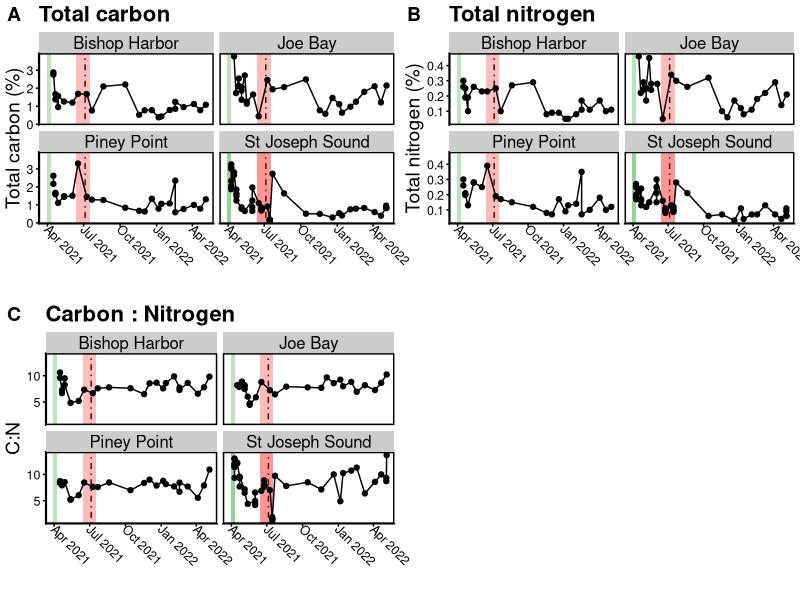

Write the R code that produced this figure. (Note: this script raises an error after producing the figure.)
## ---- chunk 1
library(tidyverse)
library(readxl)
library(lubridate)
library(cowplot)
library(knitr)
library(ggtext)


knitr::opts_chunk$set(echo = TRUE)


## ---- chunk 2
#raw_POM<-readxl::read_excel("../../Data/UF_SIL/Full_PP_GFF_data.xlsx", sheet = 1)

raw_POM<-read.csv("./Data/SPM_Frontiers.csv")

noNA_date<-raw_POM[!is.na(raw_POM$Date), ]  
noNA_date$`wt %N`<-as.numeric(noNA_date$`wt..N`)
noNA_date$`wt %C`<-as.numeric(noNA_date$`wt..C`)
noNA_date<-mutate(noNA_date, CN=`wt..C`/`wt..N`)
noNA_date$Date<-mdy(noNA_date$Date)

noNA_noBlank<-filter(noNA_date, Location!="Blank")

noNA_onlysites<-filter(noNA_date, Location==("Piney Point")
                       |Location==("Bishop Harbor")
                       |Location==("Joe Bay")
                       |Location==("St Joseph Sound"))


## ---- chunk 3

#generate C, N, C:N plot
C<-ggplot(noNA_onlysites, aes(Date, `wt %C`))+
  geom_vline(xintercept = as.Date("2021-07-05"), linetype=4, color="black")+ #date of tropical storm Elsa
  geom_rect(aes(ymin=-Inf, ymax=Inf, xmin=as.Date("2021-03-30"), xmax=as.Date("2021-04-09")), fill="#00BA38", alpha=0.01)+
  geom_rect(aes(ymin=-Inf, ymax=Inf, xmin=as.Date("2021-06-13"), xmax=as.Date("2021-07-18")), fill="red", alpha=0.01)+ #week of Jun 13 to July 18th reported as "high" k brevis from Beck et al., 2022, use dates
  geom_point()+
  geom_line()+
  facet_wrap(.~Location)+
  theme_cowplot(font_size = 8)+
   panel_border(color="black")+
  ggtitle("Total carbon")+
  ylab("Total carbon (%)")+
   xlab("")+
  theme(text = element_text(size = 14), 
        axis.text = element_text(size = 9), 
        axis.text.x = element_text(angle = -45, hjust = 0.1, vjust = 0.1)
        )  
  

N<-ggplot(noNA_onlysites, aes(Date, `wt %N`))+
  geom_vline(xintercept = as.Date("2021-07-05"), linetype=4, color="black")+ #date of tropical storm Elsa
  geom_rect(aes(ymin=-Inf, ymax=Inf, xmin=as.Date("2021-03-30"), xmax=as.Date("2021-04-09")), fill="#00BA38", alpha=0.01)+
  geom_rect(aes(ymin=-Inf, ymax=Inf, xmin=as.Date("2021-06-13"), xmax=as.Date("2021-07-18")), fill="red", alpha=0.01)+ #week of Jun 13 to July 18th reported as "high" k brevis from Beck et al., 2022, use dates
  geom_point()+
   geom_line()+
  facet_wrap(.~Location)+
  theme_cowplot(font_size = 8)+
   panel_border(color="black")+
  ggtitle("Total nitrogen")+
  ylab("Total nitrogen (%)")+
   xlab("")+
  theme(text = element_text(size = 14), 
        axis.text = element_text(size = 9), 
        axis.text.x = element_text(angle = -45, hjust = 0.1, vjust = 0.1)
        )  

CN<-ggplot(noNA_onlysites, aes(Date, CN))+
    geom_vline(xintercept = as.Date("2021-07-05"), linetype=4, color="black")+ #date of tropical storm Elsa
  geom_rect(aes(ymin=-Inf, ymax=Inf, xmin=as.Date("2021-03-30"), xmax=as.Date("2021-04-09")), fill="#00BA38", alpha=0.01)+
  geom_rect(aes(ymin=-Inf, ymax=Inf, xmin=as.Date("2021-06-13"), xmax=as.Date("2021-07-18")), fill="red", alpha=0.01)+ #week of Jun 13 to July 18th reported as "high" k brevis from Beck et al., 2022, use dates
  geom_point()+
  geom_line()+
  facet_wrap(.~Location)+
  theme_cowplot(font_size = 8)+
   panel_border(color="black")+
  ggtitle("Carbon : Nitrogen")+
  ylab("C:N")+
  xlab("")+
  theme(text = element_text(size = 14), 
        axis.text = element_text(size = 9), 
        axis.text.x = element_text(angle = -45, hjust = 0.1, vjust = 0.1)
        )  


POM_plot<-plot_grid(C, N, CN, labels=c("A", "B", "C"))

ggsave("./Figures/Frontiers_2022/2022_12_13_POM_all.png", POM_plot, width=10, height=8)

## ---- chunk 4

noNA_onlysites$`d15N..permil..vs.AIR.)`<-as.numeric(noNA_onlysites$`d15N..permil..vs.AIR.`)

noNA_onlysites_summary<-noNA_onlysites %>% 
  group_by(Location, month_year) %>% 
  summarize_at(c("d15N..permil..vs.AIR.", "d13C..permil..vs.VPDB.", 
                 "wt %C", "wt %N", "CN"),  list(mean = mean, sd = sd), na.rm=TRUE)

write.csv(noNA_onlysites_summary, "./Tables/Temp_tables/2023_POM_summary.csv")

noNA_onlysites_all_values<-noNA_onlysites %>% 
  select("Location", "Date", "d15N..permil..vs.AIR.", "d13C..permil..vs.VPDB.", 
                 "wt %C", "wt %N", "CN") %>%
  unique()
  
write.csv(noNA_onlysites_all_values, "./Tables/Temp_tables/2023_POM_all.csv")

## ---- chunk 5
#test plot; not used in manuscript

all_data<-ggplot(noNA_date, aes(CN, `d13C..permil..vs.VPDB.`, color=Location)) +
  geom_point()

no_blank_plot<-ggplot(noNA_noBlank, aes(CN, `d13C..permil..vs.VPDB.`, color=Location)) +
  geom_rect(aes(ymin=-12, ymax=-25.5, xmin=4, xmax=6), color="cyan4", fill="cyan4", alpha=0.01)+ #bacteria
  geom_text(aes(x = 4.5, y = -14, label = "Bacteria"),size = 3, vjust = 0, hjust = 0, color = "black")+
  geom_rect(aes(ymin=-17, ymax=-9, xmin=20, xmax=30), color="gold3", fill="gold3", alpha=0.02)+ #C4 plants
  geom_text(aes(x = 24, y = -12, label = "C4 terrestrial plants"),size = 3, vjust = 0, hjust = 0, color = "black")+
  geom_rect(aes(ymin=-32, ymax=-21, xmin=13, xmax=30), color="gold3", fill="gold3", alpha=0.01)+ #C3 terrestrial plants
  geom_text(aes(x = 23, y = -26, label = "C3 terrestrial plants"),size = 3, vjust = 0, hjust = 0, color = "black")+
  geom_rect(aes(ymin=-33, ymax=-25, xmin=3, xmax=10), color="chartreuse4", fill="chartreuse4", alpha=0.01)+ #freshwater POC
  geom_text(aes(x = 5, y = -32, label = "Freshwater POC"),size = 3, vjust = 0, hjust = 0, color = "black")+
  geom_rect(aes(ymin=-24, ymax=-18, xmin=3, xmax=10), color="dodgerblue2", fill="dodgerblue2", alpha=0.01)+ #marine POC
  geom_text(aes(x = 9, y = -21, label = "Marine POC"),size = 3, vjust = 0, hjust = 0, color = "black")+
  geom_rect(aes(ymin=-30, ymax=-25, xmin=5, xmax=9), color="chartreuse4", fill="chartreuse4", alpha=0.05)+ #freshwater phyto
  geom_text(aes(x = 4, y = -26.5, label = "Freshwater phyto"),size = 3, vjust = 0, hjust = 0, color = "black")+
  geom_rect(aes(ymin=-16, ymax=-24.5, xmin=5, xmax=9), color="dodgerblue2", fill="dodgerblue2", alpha=0.05)+ #marine phyto
  geom_text(aes(x = 6.5, y = -17, label = "Marine phyto"),size = 3, vjust = 0, hjust = 0, color = "black")+
    geom_point(aes(color=`Location`), size=3)+
  theme_classic()+
  labs(y="*&delta;*<sup>13</sup>C (&permil; VPDB)", 
       x="C:N")+
  facet_wrap(.~month_year)+
  theme(
    axis.title.x = element_markdown(),
    axis.title.y = element_markdown()
  )

no_blank_plot
## ---- chunk 6

noNA_onlysites$`d13C..permil..vs.VPDB.`<-as.numeric(noNA_onlysites$`d13C..permil..vs.VPDB.`)

d13C<-ggplot(noNA_onlysites, aes(Date, `d13C..permil..vs.VPDB.`))+
  geom_vline(xintercept = as.Date("2021-07-05"), linetype=4, color="black")+ #date of tropical storm Elsa
  geom_rect(aes(ymin=-Inf, ymax=Inf, xmin=as.Date("2021-03-30"), xmax=as.Date("2021-04-09")), fill="#00BA38", alpha=0.01)+
  geom_rect(aes(ymin=-Inf, ymax=Inf, xmin=as.Date("2021-06-13"), xmax=as.Date("2021-07-18")), fill="red", alpha=0.01)+ #week of Jun 13 to July 18th reported as "high" k brevis from Beck et al., 2022, use dates
  geom_point()+
  geom_line()+
  facet_wrap(.~Location)+
  theme_cowplot(font_size = 8)+
   panel_border(color="black")+
  geom_hline(yintercept = -14.01:-15.82, color="#00BA38")+
  labs(y="*&delta;*<sup>13</sup>C (&permil; vs.VPDB)", 
       x="Date", 
       title = "*&delta;*<sup>13</sup>C (&permil; vs.VPDB)")+
  theme(
    axis.title.x = element_markdown(),
    axis.title.y = element_markdown(), 
    plot.title = element_markdown(),
    text = element_text(size = 14), 
    axis.text = element_text(size = 9), 
    axis.text.x = element_text(angle = -45, hjust = 0.1, vjust = 0.1)
        )  

d13C


## ---- chunk 7

noNA_onlysites$`d15N..permil..vs.AIR.`<-as.numeric(noNA_onlysites$`d15N..permil..vs.AIR.`)


d15N<-ggplot(noNA_onlysites, aes(Date, `d15N..permil..vs.AIR.`))+
  geom_vline(xintercept = as.Date("2021-07-05"), linetype=4, color="black")+ #date of tropical storm Elsa
  geom_rect(aes(ymin=-Inf, ymax=Inf, xmin=as.Date("2021-03-30"), xmax=as.Date("2021-04-09")), fill="#00BA38", alpha=0.01)+
  geom_rect(aes(ymin=-Inf, ymax=Inf, xmin=as.Date("2021-06-13"), xmax=as.Date("2021-07-18")), fill="red", alpha=0.01)+ #week of Jun 13 to July 18th reported as "high" k brevis from Beck et al., 2022, use dates
  geom_point()+
  geom_line()+
  facet_wrap(.~Location)+
  theme_cowplot(font_size = 8)+
   panel_border(color="black")+
  labs(y="*&delta;*<sup>15</sup>N (&permil;vs.Air)", 
       x="Date", 
       title = "*&delta;*<sup>15</sup>N (&permil;vs. Air)")+
  theme(
    axis.title.x = element_markdown(),
    axis.title.y = element_markdown(), 
    plot.title = element_markdown(),
    text = element_text(size = 14), 
    axis.text = element_text(size = 9), 
    axis.text.x = element_text(angle = -45, hjust = 0.1, vjust = 0.1)
        )  

d15N

###Plot d13C and d15N together

iso_CN_plot<-plot_grid(d15N, d13C, labels=c("A", "B"), ncol=1)


ggsave("./Figures/Frontiers_2022/2022_12_12_iso_CN_plot.png", iso_CN_plot, width=10, height=8)

## ---- chunk 8

nutrients_raw<-read_excel("Data/PineyPoint_all_samples_w_data_simple.xlsx")

#filter just for the first year April 2021 to 2022
nutrients_year<-nutrients_raw[nutrients_raw$`Date of Sample collection` < "2022-05-01", ]



## ---- chunk 9


#set values that are below detection limit to NA
nutrients_year_filtered<-mutate(nutrients_year, `NH4N (mg/L)` = replace(`NH4N (mg/L)`, `NH4N flag`=="T"|`NH4N flag`=="T,J"|`NH4N flag`=="T, J"|`NH4N flag`=="T,Y"|`NH4N flag`=="T, Y" , NA), #want to use grepl but don't know how
         `NOx (mg/L)` = replace(`NOx (mg/L)`, `NOx flag`=="T"|`NOx flag`=="T,J"|`NOx flag`=="T, J"|`NOx flag`=="T,Y"|`NOx flag`=="T, Y" , NA),
         `OrthoP (ug/L)` = replace(`OrthoP (ug/L)`, `OrthoP flag`=="T"|`OrthoP flag`=="T,J"|`OrthoP flag`=="T, J"|`OrthoP flag`=="T,Y"|`OrthoP flag`=="T, Y" , NA),
         `TotalP (ug/L)` = replace(`TotalP (ug/L)`, `TotalP flag`=="T"|`TotalP flag`=="T,J"|`TotalP flag`=="T, J"|`TotalP flag`=="T,Y"|`TotalP flag`=="T, Y" , NA),
         `TKN (mg/L)` = replace(`TKN (mg/L)`, `TKN flag`=="T"|`TKN flag`=="T,J"|`TKN flag`=="T, J"|`TKN flag`=="T,Y"|`TKN flag`=="T, Y" , NA))

summary_all_nutrients<-nutrients_year_filtered %>% 
  filter(Location=="St. Joseph Sound"|Location=="Piney Point"|Location=="Joe Bay"|Location=="Bishop Harbor"|Location=="Piney Point Facility") %>% #don't use effluent values, not certified samples, all other samples certified and values are used
  separate(`Date of Sample collection`, into=c("Year", "Month", "Day")) %>% 
  select(SampleID, Location, Year, Month, `NH4N (mg/L)`, `NOx (mg/L)`, `OrthoP (ug/L)`, 
         `TotalP (ug/L)`, `TKN (mg/L)`) %>% 
  group_by(Location, Year, Month) %>% 
  summarise_all(list(mean=mean, sd=sd, min=min, max=max), na.rm=TRUE) %>% 
  select_if(!grepl("SampleID", names(.))) %>% 
  unique()

write.csv(summary_all_nutrients, "2023_01_10_nutrient_data_summarized.csv")

